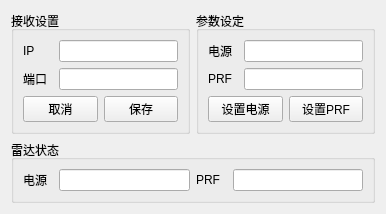
<?xml version="1.0" encoding="UTF-8"?>
<ui version="4.0">
 <class>radar_control</class>
 <widget class="QWidget" name="radar_control">
  <property name="geometry">
   <rect>
    <x>0</x>
    <y>0</y>
    <width>386</width>
    <height>198</height>
   </rect>
  </property>
  <property name="minimumSize">
   <size>
    <width>3</width>
    <height>0</height>
   </size>
  </property>
  <property name="windowTitle">
   <string>Form</string>
  </property>
  <layout class="QGridLayout" name="gridLayout_4">
   <item row="0" column="0">
    <widget class="QGroupBox" name="groupBox">
     <property name="title">
      <string>接收设置</string>
     </property>
     <layout class="QGridLayout" name="gridLayout">
      <item row="0" column="0" colspan="2">
       <layout class="QHBoxLayout" name="horizontalLayout">
        <item>
         <widget class="QLabel" name="ip_label">
          <property name="minimumSize">
           <size>
            <width>30</width>
            <height>0</height>
           </size>
          </property>
          <property name="text">
           <string>IP  </string>
          </property>
         </widget>
        </item>
        <item>
         <widget class="QLineEdit" name="ip_lineEdit"/>
        </item>
       </layout>
      </item>
      <item row="1" column="0" colspan="2">
       <layout class="QHBoxLayout" name="horizontalLayout_2">
        <item>
         <widget class="QLabel" name="port_label">
          <property name="minimumSize">
           <size>
            <width>30</width>
            <height>0</height>
           </size>
          </property>
          <property name="text">
           <string>端口</string>
          </property>
         </widget>
        </item>
        <item>
         <widget class="QLineEdit" name="port_lineEdit"/>
        </item>
       </layout>
      </item>
      <item row="2" column="0">
       <widget class="QPushButton" name="set_pushButton_3">
        <property name="text">
         <string>取消</string>
        </property>
       </widget>
      </item>
      <item row="2" column="1">
       <widget class="QPushButton" name="save_pushButton">
        <property name="text">
         <string>保存</string>
        </property>
       </widget>
      </item>
     </layout>
    </widget>
   </item>
   <item row="0" column="1">
    <widget class="QGroupBox" name="groupBox_3">
     <property name="title">
      <string>参数设定</string>
     </property>
     <layout class="QGridLayout" name="gridLayout_2">
      <item row="0" column="0">
       <layout class="QHBoxLayout" name="horizontalLayout_3">
        <item>
         <widget class="QLabel" name="ip_label_2">
          <property name="minimumSize">
           <size>
            <width>30</width>
            <height>0</height>
           </size>
          </property>
          <property name="text">
           <string>电源</string>
          </property>
         </widget>
        </item>
        <item>
         <widget class="QLineEdit" name="power_lineEdit"/>
        </item>
       </layout>
      </item>
      <item row="1" column="0">
       <layout class="QHBoxLayout" name="horizontalLayout_5">
        <item>
         <widget class="QLabel" name="port_label_2">
          <property name="minimumSize">
           <size>
            <width>30</width>
            <height>0</height>
           </size>
          </property>
          <property name="text">
           <string>PRF</string>
          </property>
         </widget>
        </item>
        <item>
         <widget class="QLineEdit" name="PRF_lineEdit"/>
        </item>
       </layout>
      </item>
      <item row="2" column="0">
       <layout class="QHBoxLayout" name="horizontalLayout_4">
        <item>
         <widget class="QPushButton" name="power_pushButton">
          <property name="text">
           <string>设置电源</string>
          </property>
         </widget>
        </item>
        <item>
         <widget class="QPushButton" name="send_pushButton">
          <property name="text">
           <string>设置PRF</string>
          </property>
         </widget>
        </item>
       </layout>
      </item>
     </layout>
    </widget>
   </item>
   <item row="1" column="0" colspan="2">
    <widget class="QGroupBox" name="groupBox_4">
     <property name="title">
      <string>雷达状态</string>
     </property>
     <layout class="QHBoxLayout" name="horizontalLayout_6">
      <item>
       <layout class="QHBoxLayout" name="horizontalLayout_7">
        <item>
         <widget class="QLabel" name="ip_label_3">
          <property name="minimumSize">
           <size>
            <width>30</width>
            <height>0</height>
           </size>
          </property>
          <property name="text">
           <string>电源</string>
          </property>
         </widget>
        </item>
        <item>
         <widget class="QLineEdit" name="statusip_lineEdit"/>
        </item>
       </layout>
      </item>
      <item>
       <layout class="QHBoxLayout" name="horizontalLayout_8">
        <item>
         <widget class="QLabel" name="port_label_3">
          <property name="minimumSize">
           <size>
            <width>30</width>
            <height>0</height>
           </size>
          </property>
          <property name="text">
           <string>PRF  </string>
          </property>
         </widget>
        </item>
        <item>
         <widget class="QLineEdit" name="status_port_lineEdit"/>
        </item>
       </layout>
      </item>
     </layout>
    </widget>
   </item>
  </layout>
 </widget>
 <resources/>
 <connections/>
</ui>
